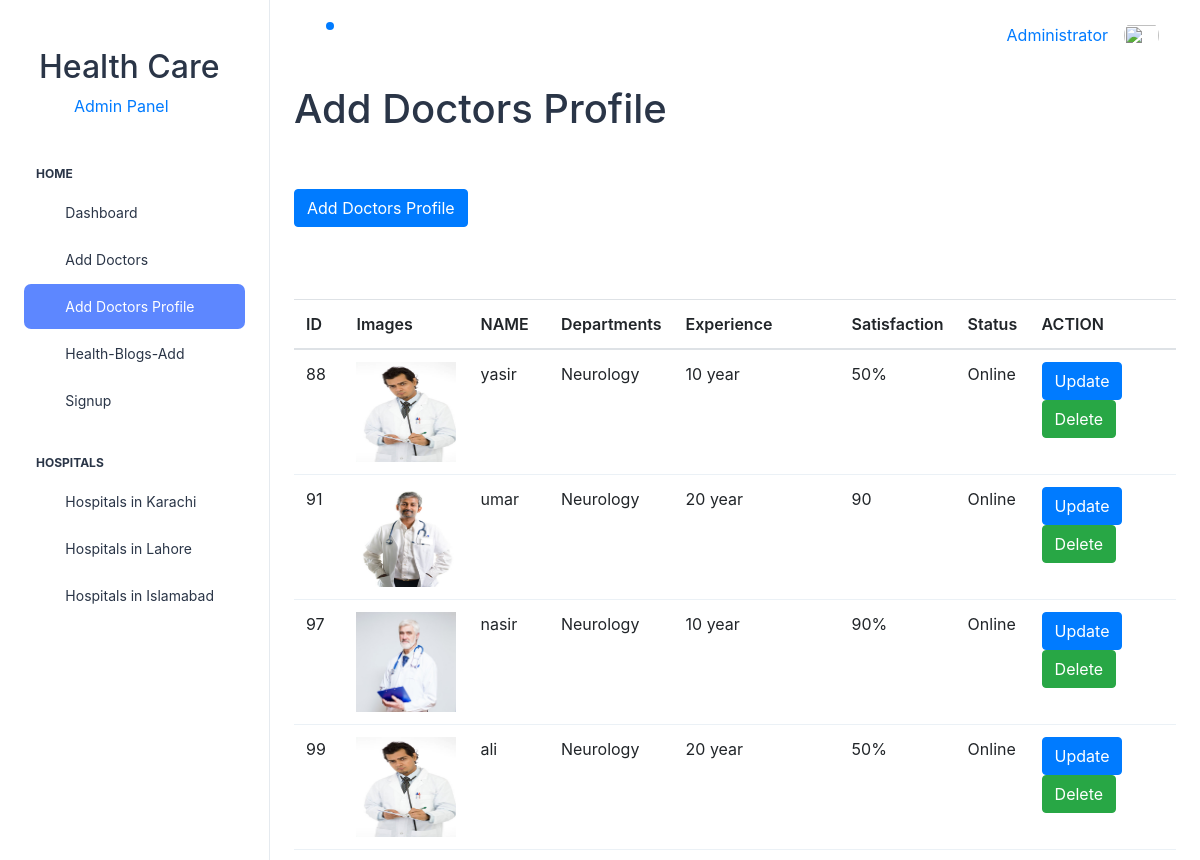
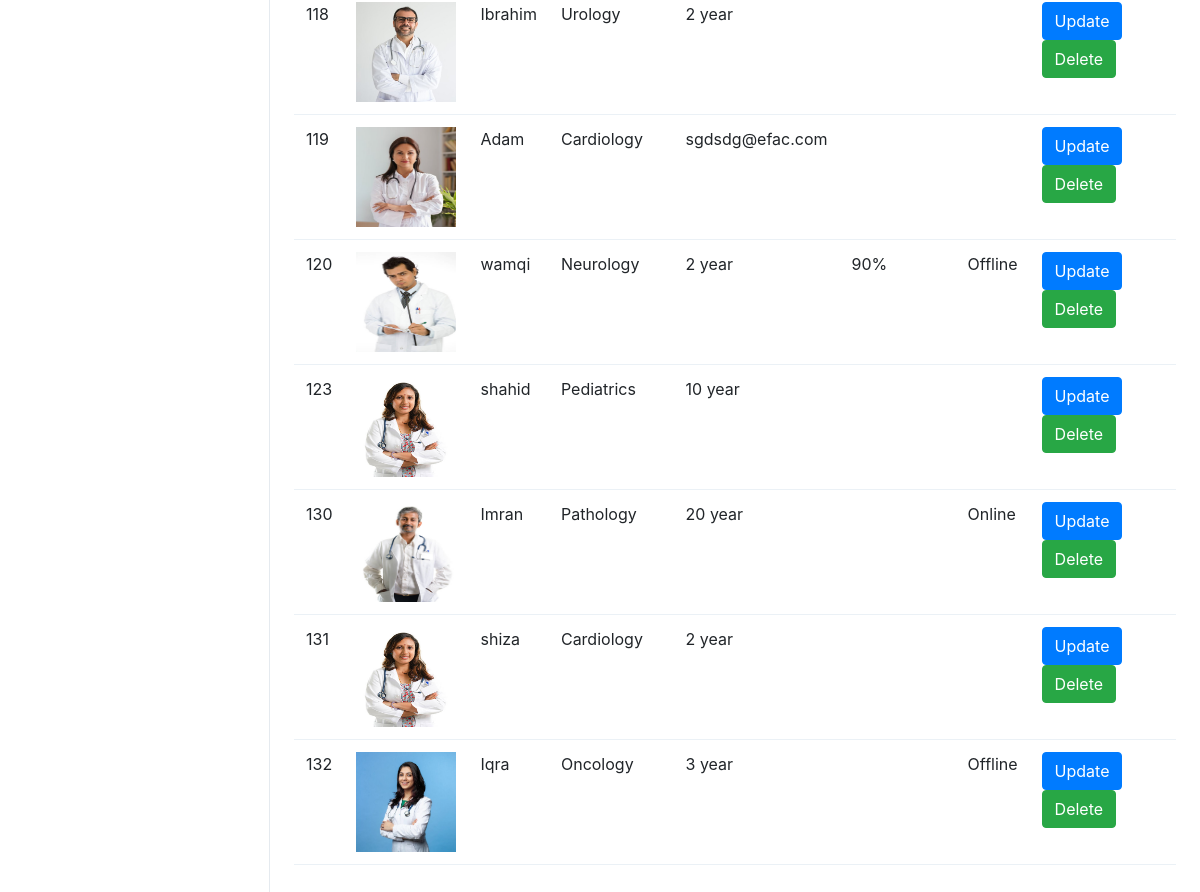
Screenshot of /Administrator/src/html/Doctorsaddprofile.php (signed in) with the database file from the repository (2 pictures, top to bottom).
### tables this page shows
CREATE TABLE `add_doctor` (
  `id` int(11) NOT NULL,
  `imag` varchar(60) NOT NULL,
  `name` varchar(60) NOT NULL,
  `live` varchar(60) NOT NULL,
  `departments` varchar(50) DEFAULT NULL,
  `experience` varchar(50) DEFAULT NULL,
  `satisfaction` varchar(50) DEFAULT NULL,
  `email` varchar(60) DEFAULT NULL,
  `phone` int(11) DEFAULT NULL,
  `password` varchar(60) NOT NULL
);

### Administrator/src/html/Doctorsaddprofile.php (the view, shortened to what this page needs)
  ?><!doctype html>
<html lang="en">
  <head>
  <link rel="stylesheet" href="../assets/css/styles.min.css" />
    <link rel="stylesheet" href="https://stackpath.bootstrapcdn.com/bootstrap/4.3.1/css/bootstrap.min.css">
  </head>
  <body>
  <div class="page-wrapper" id="main-wrapper" data-layout="vertical" data-navbarbg="skin6" data-sidebartype="full"
    data-sidebar-position="fixed" data-header-position="fixed">
   <?php include('nav.php')?>
    <div class="body-wrapper">
      <?php include('header.php')?>
      <div class="container-fluid">
         <h1>Add Doctors Profile</h1><br><br>
<button type="button" class="btn btn-primary" data-toggle="modal" data-target="#exampleModal">
Add Doctors Profile
</button><br><br>
<br><br>
<?php
      include('connection.php');
      $query = "select * from  add_doctor";
      $data = mysqli_query($connection,$query);
      $total =mysqli_num_rows($data);
      if($total != 0){
      ?>
      <table class="table">
        <thead>
          <tr>
            <th>ID</th>
            <th>Images</th>
            <th>NAME</th>
            <th>Departments</th>
            <th>Experience</th>
            <th>Satisfaction</th>
            <th>Status</th>
            <th>ACTION</th>
          </tr>
        </thead>
      <?php
      while($result = mysqli_fetch_assoc($data)) {
        echo "
        <tr>
        <td>".$result['id']."</td>
        <td><img src='images/".$result['imag']."' height='100px' width='100px'</td>
        <td>".$result['name']."</td>
        <td>".$result['departments']."</td>
        <td>".$result['experience']."</td>
        <td>".$result['satisfaction']."</td>
        <td>".$result['live']."</td>
        <td>
        <a href='Doctorsadd-updata.php?id=$result[id]'   class='btn btn-primary'>Update</a>
        <a name='delete' href='delete.php?id=$result[id]' class='btn btn-success'>Delete</a>
        </td>
        </tr>
        ";
      }
      }else{
        echo 'not succesfully';
      }
      ?></table>
      </div>
    </div>
  </div>
  </body>
</html>

### rows the page displays
add_doctor: id "88", imag (picture), name "yasir", departments "Neurology", experience "10 year", satisfaction "50%", live "Online"
add_doctor: id "91", imag (picture), name "umar", departments "Neurology", experience "20 year", satisfaction "90", live "Online"
add_doctor: id "97", imag (picture), name "nasir", departments "Neurology", experience "10 year", satisfaction "90%", live "Online"
add_doctor: id "99", imag (picture), name "ali", departments "Neurology", experience "20 year", satisfaction "50%", live "Online"
add_doctor: id "118", imag (picture), name "Ibrahim", departments "Urology", experience "2 year"
add_doctor: id "119", imag (picture), name "Adam", departments "Cardiology", experience "sgdsdg@efac.com"
add_doctor: id "120", imag (picture), name "wamqi", departments "Neurology", experience "2 year", satisfaction "90%", live "Offline"
add_doctor: id "123", imag (picture), name "shahid", departments "Pediatrics", experience "10 year"
add_doctor: id "130", imag (picture), name "Imran", departments "Pathology", experience "20 year", live "Online"
add_doctor: id "131", imag (picture), name "shiza", departments "Cardiology", experience "2 year"
add_doctor: id "132", imag (picture), name "Iqra", departments "Oncology", experience "3 year", live "Offline"
